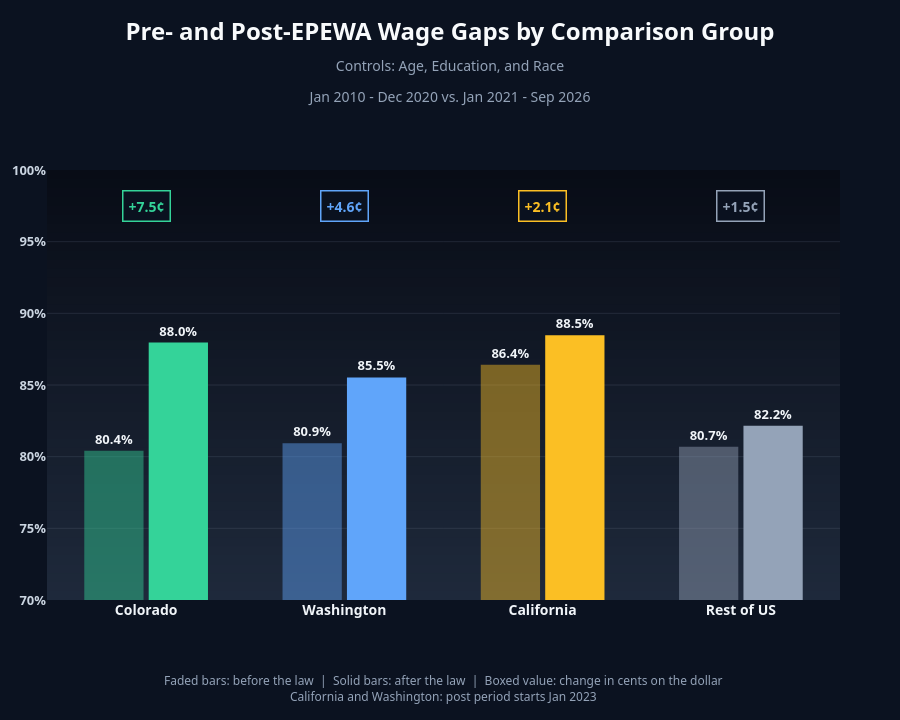

Notebook code cell kept with this figure:
### Code cell
fig = plot_group_gaps(results_df, "Pre- and Post-EPEWA Wage Gaps by Comparison Group", "Age, Education, and Race",
                      save_as="groups_no_industry")

### Figure 1 — Plotly figure (JSON) as saved in the notebook; plotly's stock layout.template omitted (floating-point values rounded to 4 significant figures)
{"data": [{"cliponaxis": false, "hovertemplate": "%{x} (Before the law): %{text}<extra></extra>", "marker": {"color": ["rgba(52,211,153,0.45)", "rgba(96,165,250,0.45)", "rgba(251,191,36,0.45)", "rgba(148,163,184,0.45)"], "line": {"width": 0}}, "name": "Before the law", "text": ["<b>80.4%</b>", "<b>80.9%</b>", "<b>86.4%</b>", "<b>80.7%</b>"], "textfont": {"color": "#f1f5f9", "size": 13}, "textposition": "outside", "type": "bar", "x": ["<b>Colorado</b>", "<b>Washington</b>", "<b>California</b>", "<b>Rest of US</b>"], "y": [0.8041, 0.8093, 0.8641, 0.8069]}, {"cliponaxis": false, "hovertemplate": "%{x} (After the law): %{text}<extra></extra>", "marker": {"color": ["#34d399", "#60a5fa", "#fbbf24", "#94a3b8"], "line": {"width": 0}}, "name": "After the law", "text": ["<b>88.0%</b>", "<b>85.5%</b>", "<b>88.5%</b>", "<b>82.2%</b>"], "textfont": {"color": "#f1f5f9", "size": 13}, "textposition": "outside", "type": "bar", "x": ["<b>Colorado</b>", "<b>Washington</b>", "<b>California</b>", "<b>Rest of US</b>"], "y": [0.8796, 0.8553, 0.8847, 0.8215]}], "layout": {"annotations": [{"font": {"color": "#94a3b8", "size": 12}, "showarrow": false, "text": "Faded bars: before the law  |  Solid bars: after the law  |  Boxed value: change in cents on the dollar<br>California and Washington: post period starts Jan 2023", "x": 0.5, "xref": "paper", "y": 0, "yanchor": "top", "yref": "paper", "yshift": -70}, {"bgcolor": "rgba(11,18,32,0.85)", "bordercolor": "#34d399", "borderpad": 5, "borderwidth": 1.5, "font": {"color": "#34d399", "size": 14}, "showarrow": false, "text": "<b>+7.5¢</b>", "x": "<b>Colorado</b>", "xref": "x", "y": 0.975, "yref": "y"}, {"bgcolor": "rgba(11,18,32,0.85)", "bordercolor": "#60a5fa", "borderpad": 5, "borderwidth": 1.5, "font": {"color": "#60a5fa", "size": 14}, "showarrow": false, "text": "<b>+4.6¢</b>", "x": "<b>Washington</b>", "xref": "x", "y": 0.975, "yref": "y"}, {"bgcolor": "rgba(11,18,32,0.85)", "bordercolor": "#fbbf24", "borderpad": 5, "borderwidth": 1.5, "font": {"color": "#fbbf24", "size": 14}, "showarrow": false, "text": "<b>+2.1¢</b>", "x": "<b>California</b>", "xref": "x", "y": 0.975, "yref": "y"}, {"bgcolor": "rgba(11,18,32,0.85)", "bordercolor": "#94a3b8", "borderpad": 5, "borderwidth": 1.5, "font": {"color": "#94a3b8", "size": 14}, "showarrow": false, "text": "<b>+1.5¢</b>", "x": "<b>Rest of US</b>", "xref": "x", "y": 0.975, "yref": "y"}], "bargap": 0.35, "bargroupgap": 0.08, "barmode": "group", "font": {"color": "#cbd5e1", "family": "Bahnschrift, 'Segoe UI Variable Display', 'Segoe UI', Helvetica, Arial, sans-serif"}, "height": 720, "margin": {"b": 120, "l": 20, "r": 60, "t": 170}, "paper_bgcolor": "#0b1220", "plot_bgcolor": "rgba(0,0,0,0)", "shapes": [{"fillcolor": "rgb(8, 12, 22)", "layer": "below", "line": {"width": 0}, "type": "rect", "x0": 0, "x1": 1, "xref": "paper", "y0": 0, "y1": 1, "yref": "paper"}, {"fillcolor": "rgb(8, 13, 23)", "layer": "below", "line": {"width": 0}, "type": "rect", "x0": 0, "x1": 1, "xref": "paper", "y0": 0, "y1": 0.9792, "yref": "paper"}, {"fillcolor": "rgb(9, 13, 24)", "layer": "below", "line": {"width": 0}, "type": "rect", "x0": 0, "x1": 1, "xref": "paper", "y0": 0, "y1": 0.9583, "yref": "paper"}, {"fillcolor": "rgb(9, 14, 24)", "layer": "below", "line": {"width": 0}, "type": "rect", "x0": 0, "x1": 1, "xref": "paper", "y0": 0, "y1": 0.9375, "yref": "paper"}, {"fillcolor": "rgb(10, 14, 25)", "layer": "below", "line": {"width": 0}, "type": "rect", "x0": 0, "x1": 1, "xref": "paper", "y0": 0, "y1": 0.9167, "yref": "paper"}, {"fillcolor": "rgb(10, 15, 26)", "layer": "below", "line": {"width": 0}, "type": "rect", "x0": 0, "x1": 1, "xref": "paper", "y0": 0, "y1": 0.8958, "yref": "paper"}, {"fillcolor": "rgb(11, 16, 27)", "layer": "below", "line": {"width": 0}, "type": "rect", "x0": 0, "x1": 1, "xref": "paper", "y0": 0, "y1": 0.875, "yref": "paper"}, {"fillcolor": "rgb(11, 16, 28)", "layer": "below", "line": {"width": 0}, "type": "rect", "x0": 0, "x1": 1, "xref": "paper", "y0": 0, "y1": 0.8542, "yref": "paper"}, {"fillcolor": "rgb(12, 17, 28)", "layer": "below", "line": {"width": 0}, "type": "rect", "x0": 0, "x1": 1, "xref": "paper", "y0": 0, "y1": 0.8333, "yref": "paper"}, {"fillcolor": "rgb(12, 18, 29)", "layer": "below", "line": {"width": 0}, "type": "rect", "x0": 0, "x1": 1, "xref": "paper", "y0": 0, "y1": 0.8125, "yref": "paper"}, {"fillcolor": "rgb(13, 18, 30)", "layer": "below", "line": {"width": 0}, "type": "rect", "x0": 0, "x1": 1, "xref": "paper", "y0": 0, "y1": 0.7917, "yref": "paper"}, {"fillcolor": "rgb(13, 19, 31)", "layer": "below", "line": {"width": 0}, "type": "rect", "x0": 0, "x1": 1, "xref": "paper", "y0": 0, "y1": 0.7708, "yref": "paper"}, {"fillcolor": "rgb(14, 19, 31)", "layer": "below", "line": {"width": 0}, "type": "rect", "x0": 0, "x1": 1, "xref": "paper", "y0": 0, "y1": 0.75, "yref": "paper"}, {"fillcolor": "rgb(14, 20, 32)", "layer": "below", "line": {"width": 0}, "type": "rect", "x0": 0, "x1": 1, "xref": "paper", "y0": 0, "y1": 0.7292, "yref": "paper"}, {"fillcolor": "rgb(15, 21, 33)", "layer": "below", "line": {"width": 0}, "type": "rect", "x0": 0, "x1": 1, "xref": "paper", "y0": 0, "y1": 0.7083, "yref": "paper"}, {"fillcolor": "rgb(15, 21, 34)", "layer": "below", "line": {"width": 0}, "type": "rect", "x0": 0, "x1": 1, "xref": "paper", "y0": 0, "y1": 0.6875, "yref": "paper"}, {"fillcolor": "rgb(15, 22, 35)", "layer": "below", "line": {"width": 0}, "type": "rect", "x0": 0, "x1": 1, "xref": "paper", "y0": 0, "y1": 0.6667, "yref": "paper"}, {"fillcolor": "rgb(16, 22, 35)", "layer": "below", "line": {"width": 0}, "type": "rect", "x0": 0, "x1": 1, "xref": "paper", "y0": 0, "y1": 0.6458, "yref": "paper"}, {"fillcolor": "rgb(16, 23, 36)", "layer": "below", "line": {"width": 0}, "type": "rect", "x0": 0, "x1": 1, "xref": "paper", "y0": 0, "y1": 0.625, "yref": "paper"}, {"fillcolor": "rgb(17, 24, 37)", "layer": "below", "line": {"width": 0}, "type": "rect", "x0": 0, "x1": 1, "xref": "paper", "y0": 0, "y1": 0.6042, "yref": "paper"}, {"fillcolor": "rgb(17, 24, 38)", "layer": "below", "line": {"width": 0}, "type": "rect", "x0": 0, "x1": 1, "xref": "paper", "y0": 0, "y1": 0.5833, "yref": "paper"}, {"fillcolor": "rgb(18, 25, 39)", "layer": "below", "line": {"width": 0}, "type": "rect", "x0": 0, "x1": 1, "xref": "paper", "y0": 0, "y1": 0.5625, "yref": "paper"}, {"fillcolor": "rgb(18, 26, 39)", "layer": "below", "line": {"width": 0}, "type": "rect", "x0": 0, "x1": 1, "xref": "paper", "y0": 0, "y1": 0.5417, "yref": "paper"}, {"fillcolor": "rgb(19, 26, 40)", "layer": "below", "line": {"width": 0}, "type": "rect", "x0": 0, "x1": 1, "xref": "paper", "y0": 0, "y1": 0.5208, "yref": "paper"}, {"fillcolor": "rgb(19, 27, 41)", "layer": "below", "line": {"width": 0}, "type": "rect", "x0": 0, "x1": 1, "xref": "paper", "y0": 0, "y1": 0.5, "yref": "paper"}, {"fillcolor": "rgb(20, 27, 42)", "layer": "below", "line": {"width": 0}, "type": "rect", "x0": 0, "x1": 1, "xref": "paper", "y0": 0, "y1": 0.4792, "yref": "paper"}, {"fillcolor": "rgb(20, 28, 42)", "layer": "below", "line": {"width": 0}, "type": "rect", "x0": 0, "x1": 1, "xref": "paper", "y0": 0, "y1": 0.4583, "yref": "paper"}, {"fillcolor": "rgb(21, 29, 43)", "layer": "below", "line": {"width": 0}, "type": "rect", "x0": 0, "x1": 1, "xref": "paper", "y0": 0, "y1": 0.4375, "yref": "paper"}, {"fillcolor": "rgb(21, 29, 44)", "layer": "below", "line": {"width": 0}, "type": "rect", "x0": 0, "x1": 1, "xref": "paper", "y0": 0, "y1": 0.4167, "yref": "paper"}, {"fillcolor": "rgb(22, 30, 45)", "layer": "below", "line": {"width": 0}, "type": "rect", "x0": 0, "x1": 1, "xref": "paper", "y0": 0, "y1": 0.3958, "yref": "paper"}, {"fillcolor": "rgb(22, 31, 46)", "layer": "below", "line": {"width": 0}, "type": "rect", "x0": 0, "x1": 1, "xref": "paper", "y0": 0, "y1": 0.375, "yref": "paper"}, {"fillcolor": "rgb(23, 31, 46)", "layer": "below", "line": {"width": 0}, "type": "rect", "x0": 0, "x1": 1, "xref": "paper", "y0": 0, "y1": 0.3542, "yref": "paper"}, {"fillcolor": "rgb(23, 32, 47)", "layer": "below", "line": {"width": 0}, "type": "rect", "x0": 0, "x1": 1, "xref": "paper", "y0": 0, "y1": 0.3333, "yref": "paper"}, {"fillcolor": "rgb(23, 32, 48)", "layer": "below", "line": {"width": 0}, "type": "rect", "x0": 0, "x1": 1, "xref": "paper", "y0": 0, "y1": 0.3125, "yref": "paper"}, {"fillcolor": "rgb(24, 33, 49)", "layer": "below", "line": {"width": 0}, "type": "rect", "x0": 0, "x1": 1, "xref": "paper", "y0": 0, "y1": 0.2917, "yref": "paper"}, {"fillcolor": "rgb(24, 34, 50)", "layer": "below", "line": {"width": 0}, "type": "rect", "x0": 0, "x1": 1, "xref": "paper", "y0": 0, "y1": 0.2708, "yref": "paper"}, {"fillcolor": "rgb(25, 34, 50)", "layer": "below", "line": {"width": 0}, "type": "rect", "x0": 0, "x1": 1, "xref": "paper", "y0": 0, "y1": 0.25, "yref": "paper"}, {"fillcolor": "rgb(25, 35, 51)", "layer": "below", "line": {"width": 0}, "type": "rect", "x0": 0, "x1": 1, "xref": "paper", "y0": 0, "y1": 0.2292, "yref": "paper"}, {"fillcolor": "rgb(26, 35, 52)", "layer": "below", "line": {"width": 0}, "type": "rect", "x0": 0, "x1": 1, "xref": "paper", "y0": 0, "y1": 0.2083, "yref": "paper"}, {"fillcolor": "rgb(26, 36, 53)", "layer": "below", "line": {"width": 0}, "type": "rect", "x0": 0, "x1": 1, "xref": "paper", "y0": 0, "y1": 0.1875, "yref": "paper"}, {"fillcolor": "rgb(27, 37, 53)", "layer": "below", "line": {"width": 0}, "type": "rect", "x0": 0, "x1": 1, "xref": "paper", "y0": 0, "y1": 0.1667, "yref": "paper"}, {"fillcolor": "rgb(27, 37, 54)", "layer": "below", "line": {"width": 0}, "type": "rect", "x0": 0, "x1": 1, "xref": "paper", "y0": 0, "y1": 0.1458, "yref": "paper"}, {"fillcolor": "rgb(28, 38, 55)", "layer": "below", "line": {"width": 0}, "type": "rect", "x0": 0, "x1": 1, "xref": "paper", "y0": 0, "y1": 0.125, "yref": "paper"}, {"fillcolor": "rgb(28, 39, 56)", "layer": "below", "line": {"width": 0}, "type": "rect", "x0": 0, "x1": 1, "xref": "paper", "y0": 0, "y1": 0.1042, "yref": "paper"}, {"fillcolor": "rgb(29, 39, 57)", "layer": "below", "line": {"width": 0}, "type": "rect", "x0": 0, "x1": 1, "xref": "paper", "y0": 0, "y1": 0.08333, "yref": "paper"}, {"fillcolor": "rgb(29, 40, 57)", "layer": "below", "line": {"width": 0}, "type": "rect", "x0": 0, "x1": 1, "xref": "paper", "y0": 0, "y1": 0.0625, "yref": "paper"}, {"fillcolor": "rgb(30, 40, 58)", "layer": "below", "line": {"width": 0}, "type": "rect", "x0": 0, "x1": 1, "xref": "paper", "y0": 0, "y1": 0.04167, "yref": "paper"}, {"fillcolor": "rgb(30, 41, 59)", "layer": "below", "line": {"width": 0}, "type": "rect", "x0": 0, "x1": 1, "xref": "paper", "y0": 0, "y1": 0.02083, "yref": "paper"}], "showlegend": false, "title": {"font": {"color": "#f8fafc", "size": 24}, "pad": {"t": 40}, "text": "<b>Pre- and Post-EPEWA Wage Gaps by Comparison Group</b><br><span style='font-size:14px;color:#94a3b8'>Controls: Age, Education, and Race<br>Jan 2010 - Dec 2020 vs. Jan 2021 - Sep 2026</span>", "x": 0.5, "xanchor": "center", "y": 1, "yanchor": "top"}, "xaxis": {"showgrid": false, "tickfont": {"color": "#f1f5f9", "size": 14}}, "yaxis": {"dtick": 0.05, "gridcolor": "rgba(148,163,184,0.15)", "range": [0.7, 1], "showgrid": true, "showline": false, "tickfont": {"color": "#cbd5e1", "size": 13, "weight": "bold"}, "tickformat": ".0%"}}}
